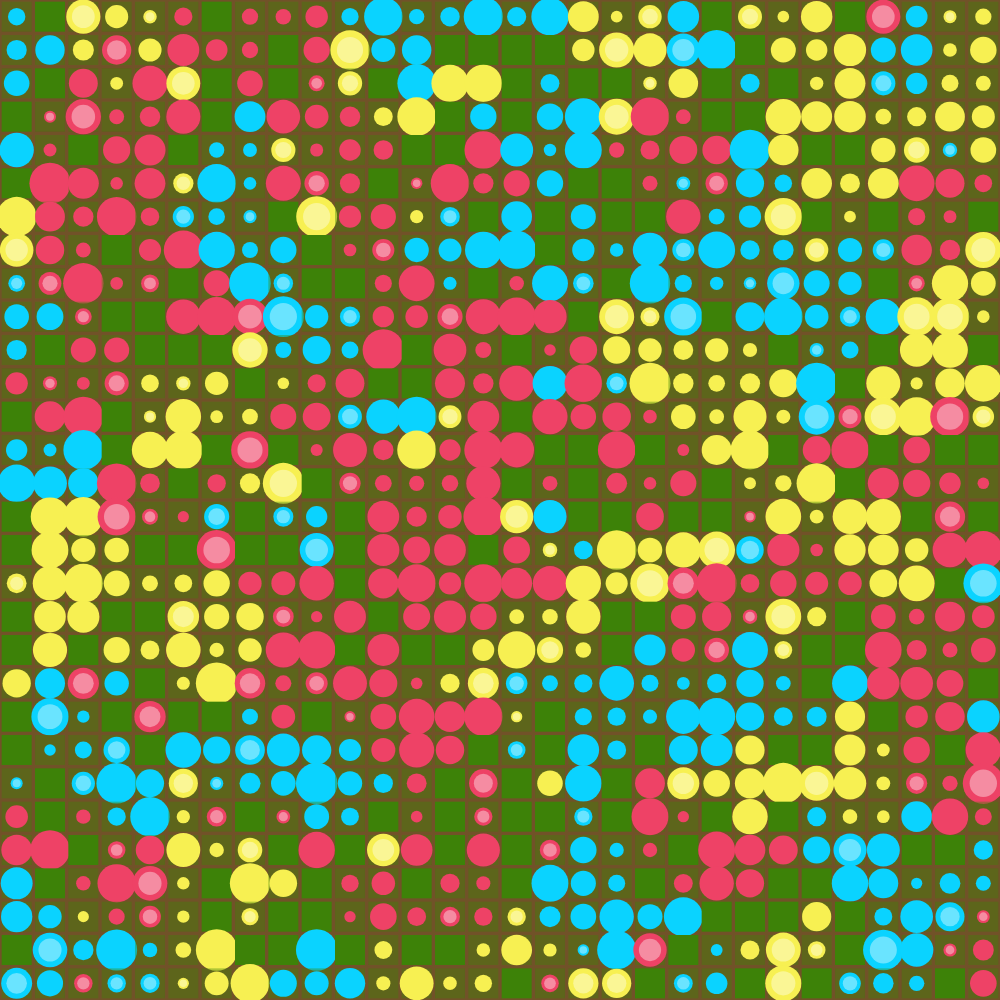
Frame 1 (no input)
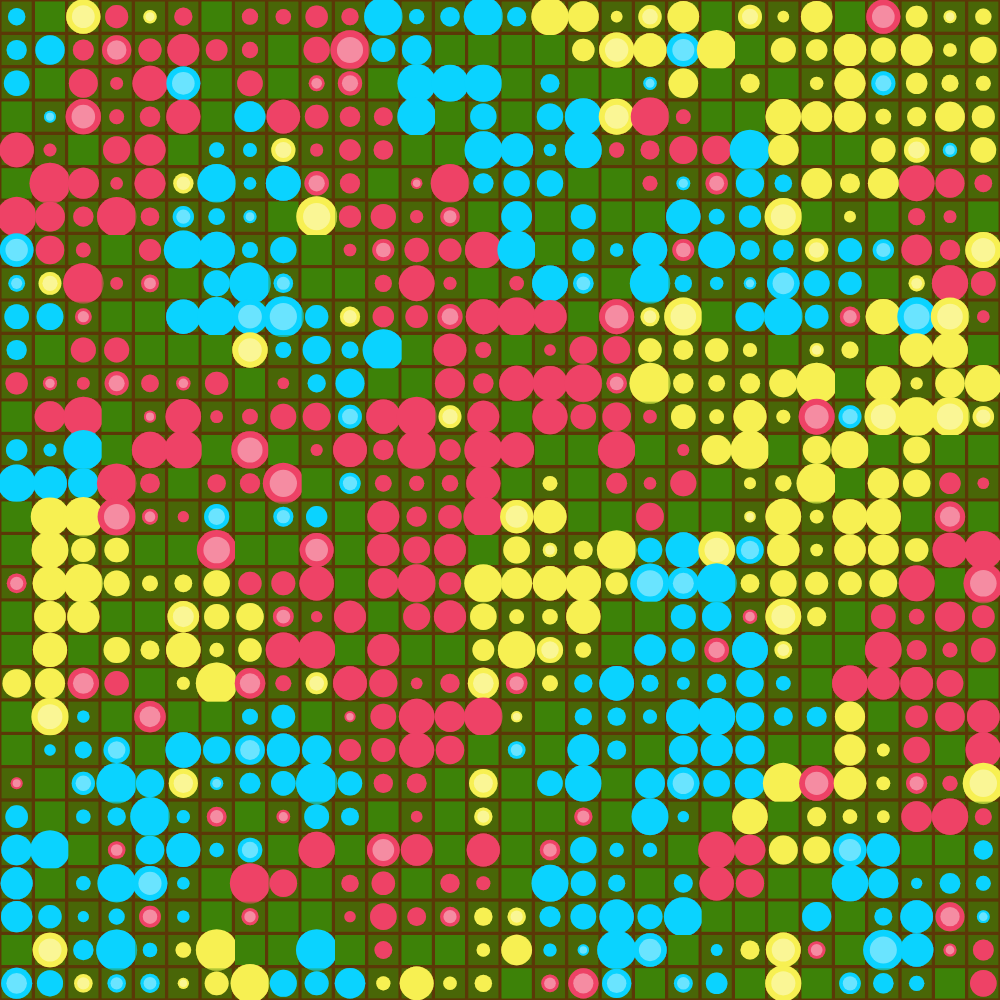
Frame 60 (no input)
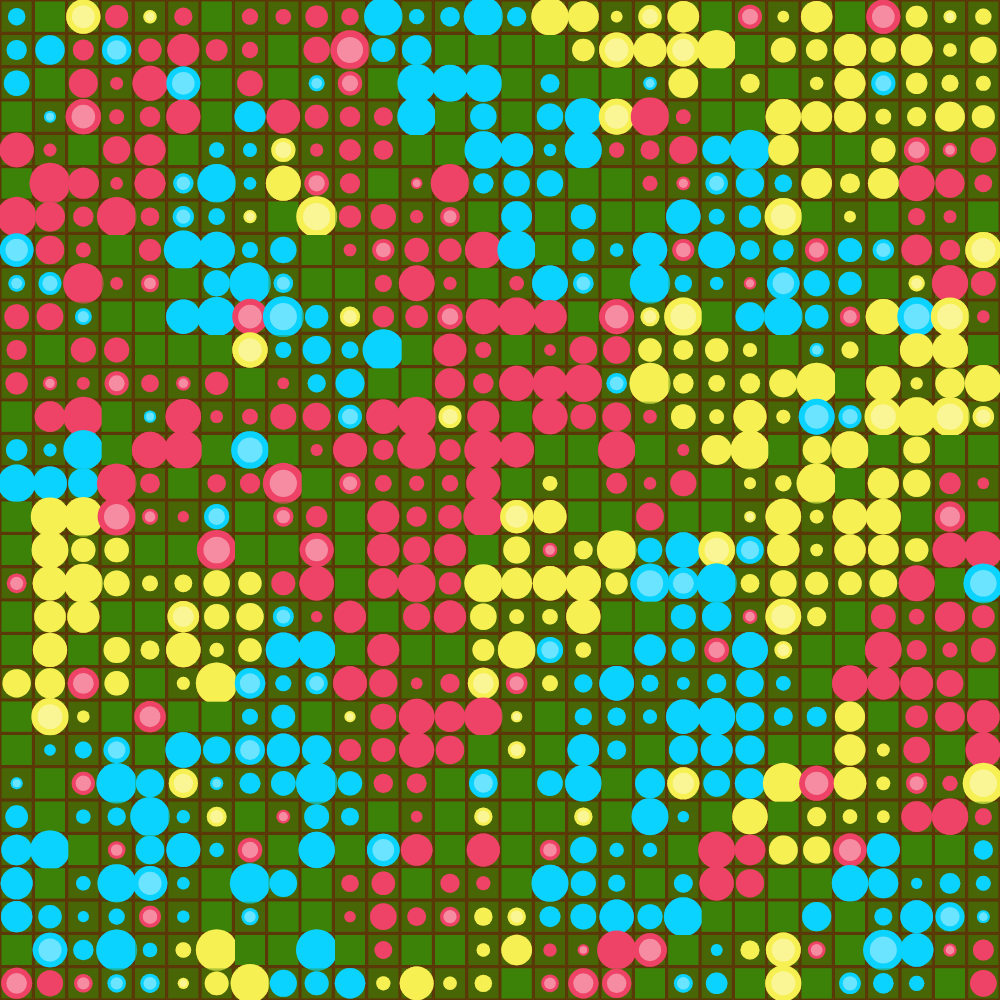
Frame 120 (the mouse pressed at the canvas centre since frame 60)

The p5.js sketch that drew these frames (run headless with seeded random() and noise() and a simulated clock; from frame 60 on, the mouse is pressed at the canvas centre):

// p5.js sketch
// ── sketch.js
//day 3 -- social flowers game of life
//next interactive selection or sliders for vibe or seed/death spore

let colors = [];

// let numRows;
let cellSize; 
let garden = [];

let spontaneousRate = 0.01;
let timeElapsed = 0;

function setup(){
    createCanvas(windowHeight, windowHeight);
    background(92, 58, 10, 200);
    imageMode(CENTER);
    rectMode(CENTER);
    ellipseMode(CENTER);
    textAlign(CENTER, CENTER);
    noStroke();

    // let colors = ["green",           "blue",             "pink",          "yellow",    "orange",           "teal",         "purple"];
    // colors = [color("#53DD6C"), color("#1B9AAA"), color("#EE4266"), color("#F7F052"), color("#F17300"), color("#0AD3FF"), color("#5C3A7A")];
    // colors = [color("#EE4266"), color("#F7F052"), color("#F17300"), color("#0AD3FF")];
    colors = [color("#EE4266"), color("#F7F052"), color("#0AD3FF")];


    // numRows = 30;
    cellSize = windowHeight / 30;

    for (let i = cellSize / 2; i < width; i += cellSize) {
        let row = [];
        for (let j = cellSize / 2; j < height; j += cellSize) {
            row.push(new Plot(i, j));
        }
        garden.push(row);
    }
}

function draw() {
    background(92, 58, 10, 100);

    //update time
    timeElapsed += deltaTime;
    // if(timeElapsed >= 250){ //this is weird but whatever
    //     timeElapsed -= 250;

        let newGarden = [];
        //check neighbors and update according to vibe
        for (let col = 0; col < garden[0].length; col++ ) {
            let newRow = [];
            for (let row = 0; row < garden.length; row++) {
                if (garden[col][row].flower instanceof Flower) { //only check vibes of flowers
                    let neighbors = [];
                    for (let c = 0; c < colors.length; c++) {
                        neighbors.push(0);
                    }
                    for (let i = -1; i <= 1; i++) {
                        for (let j = -1; j <= 1; j++) {
                            if (col + i >= 0 && col + i < garden[0].length && row + j >= 0 && row + j < garden.length) {
                                // if(garden[col + i][row + j] == undefined) {
                                //     console.log(col, i, row, j);
                                // }
                                if (garden[col + i][row + j].flower.colorNum != null) { // ignore grass
                                    neighbors[garden[col + i][row + j].flower.colorNum]++;
                                }
                            }
                        }
                    }
                    newRow.push(garden[col][row].update(neighbors)); 
                } else {
                    newRow.push(garden[col][row])
                }
            }
            newGarden.push(newRow);
        }

        garden = newGarden;
    // }

    //draw everything
    for (let row of garden) {
        for (let plot of row){
            plot.flower.draw();
        }
    }
}

class Plot {
    constructor (i, j, flower) {
        // this.col = i;
        // this.row = j;
        // this.x = this.col * cellSize;
        // this.y = this.row * cellSize;
        this.x = i;
        this.y = j;
        this.flower = flower || undefined;

        //what's in the plot? small chance of nothing
        if (this.flower == undefined) {
            if (random() < .2) {
                this.flower = new NoFlower(this.x, this.y);
            } else {
                this.flower = new Flower(this.x, this.y);
            }
        }
        //no seeds / death yet
    }

    update(neighbors){
        this.flower.checkVibe(neighbors);

        return new Plot(this.x, this.y, this.flower);
    }
}

class NoFlower {
    constructor (x, y) {
        this.x = x;
        this.y = y;
        this.vibe = "empty";
        // this.colorNum = colors.length; //just to fall at end for checking
        this.colorNum = null;
    }

    draw() {
        fill(61, 130, 8);
        rect(this.x, this.y, cellSize - (cellSize / 10));
    }
}

class Flower {
    constructor (x, y) {
        this.x = x;
        this.y = y;
        this.size = random(cellSize / 3, cellSize + (cellSize / 4))
        this.vibe = this.generateVibe();
        // this.color = random(colors);
        this.colorNum = floor(random(colors.length));
        this.color = colors[this.colorNum];
        // this.state = floor(random(3));
    }

    draw(){
        fill(61, 130, 8, 100);
        rect(this.x, this.y, cellSize - (cellSize / 10));
        // fill(this.color);
        // ellipse(this.x, this.y, this.size);
        //vibe visual
        push();
        if (this.vibe == "aloof") {
            stroke(0);
            strokeWeight(2);
            fill(this.color);
            ellipse(this.x, this.y, this.size);
        }
        if (this.vibe == "spontaneous") {
            fill(this.color);
            ellipse(this.x, this.y, this.size);
            fill(255, 100);
            ellipse(this.x, this.y, this.size / 1.5);
        }
        if (this.vibe == "conformist") {
            fill(this.color);
            ellipse(this.x, this.y, this.size);
            
        }
        if (this.vibe == "rebel") {
            fill(this.color);
            ellipse(this.x, this.y, this.size);
            fill(0, 200);
            ellipse(this.x, this.y, this.size / 4);
        }
        pop();


        //petals TODO
        // push();
        // // stroke(0);
        // fill(this.color, 200);
        // ellipse(this.x + random(-this.size, this.size), this.y + random(-this.size, this.size), random(this.size / 3, this.size / 1.5));
        // fill(this.color, 100);
        // ellipse(this.x + random(-this.size, this.size), this.y + random(-this.size, this.size), random(this.size / 4, this.size / 2));
        // pop();
    }

    checkVibe(neighbors) {
        //total flowers to check for aloof
        if (this.vibe == "aloof") {
            let totalNeighbors;
            for (let c of neighbors) {
                totalNeighbors += c;
            }
            for (let [i, o] of neighbors.entries()) { //i = color, c = occurance
                if (o == totalNeighbors) {
                    this.colorNum = i;
                    this.color = colors[i];
                }
            }
        }

        if (this.vibe == "rebel") {
            for (let c of neighbors) {
                if (c >= 6){
                    this.colorNum = floor(random(colors.length));
                    this.color = colors[this.colorNum]; 
                }
            }
        }

        if (this.vibe == "conformist") {
            let mostCommon = 0;
            for (let i = 1; i < neighbors.length; i++){
                if (neighbors[mostCommon] < neighbors[i]) {
                    mostCommon = i;
                } else if (neighbors[mostCommon] == neighbors[i]){
                    if (random() < .5) {
                        mostCommon = i;
                    }
                }
            }
            if (neighbors[mostCommon] != 0){
                this.colorNum = mostCommon;
                this.color = colors[this.colorNum];
            }
        }





        if (this.vibe == "spontaneous") {
            if (random() < spontaneousRate) {
                this.colorNum = floor(random(colors.length));
                this.color = colors[this.colorNum];
            }
        }
        
        
        



    }

    generateVibe(){
        // set random preferences -- for now just the colorVibe
        // mutually exclusive:
        // rebel = changes color to random color if 3 or more neighbors are the same color
        // conformist = changes color to most common color of neighbors
        // spontaneous = changes color randomly
        // aloof = doesn't change, doesn't care, unless every neighbor is the same color
        // let colorVibes = ["rebel", "conformist", "spontaneous", "aloof"];
        let colorVibes = ["conformist", "conformist", "conformist", "spontaneous"];
        // let colorVibes = ["conformist", "conformist", "conformist", "conformist", "conformist", "conformist", "rebel", "aloof", "spontaneous"];

        let colorVibe = colorVibes[floor(random(colorVibes.length))];

        // let vibes = {
        //     colorVibe: colorVibe
        // };

        return colorVibe;
    }
}

// 
// https://stackoverflow.com/questions/3730510/javascript-sort-array-and-return-an-array-of-indices-that-indicates-the-positio
// 
// function sortWithIndeces(toSort) {
//     for (var i = 0; i < toSort.length; i++) {
//       toSort[i] = [toSort[i], i];
//     }
//     toSort.sort(function(left, right) {
//       return left[0] < right[0] ? -1 : 1;
//     });
//     toSort.sortIndices = [];
//     for (var j = 0; j < toSort.length; j++) {
//       toSort.sortIndices.push(toSort[j][1]);
//       toSort[j] = toSort[j][0];
//     }
//     return toSort;
// }
  
//   var test = ['b', 'c', 'd', 'a'];
//   sortWithIndeces(test);
//   console.log(test.sortIndices.join(","));
